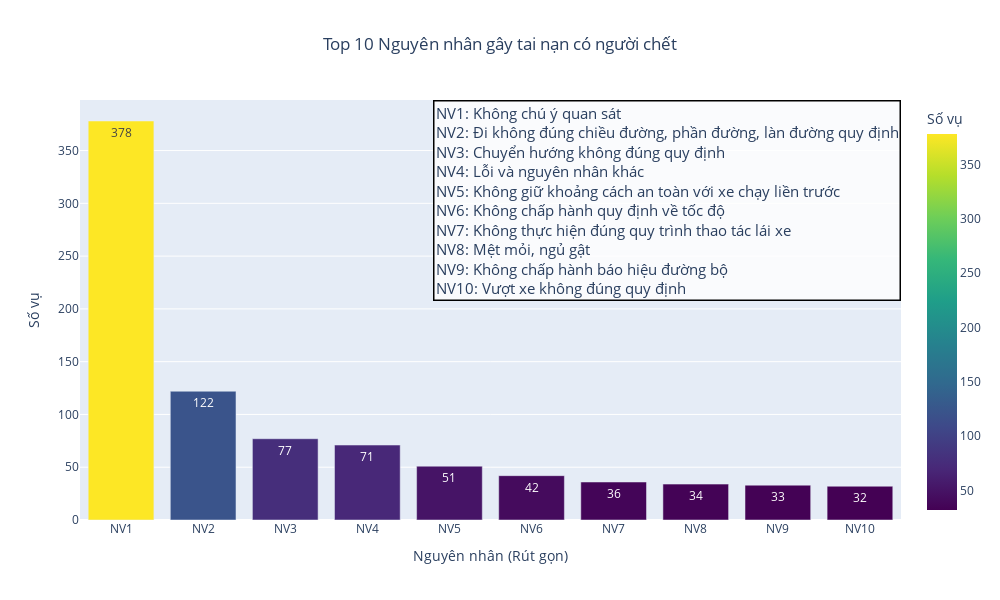

Notebook source saved alongside this figure:
### Markdown cell above
## DASH2

### Code cell
import plotly.express as px
import ast

# Extract individual causes from the 'Nguyên nhân và Lỗi vi phạm' column
data['Nguyên nhân'] = data['Nguyên nhân và Lỗi vi phạm'].apply(
    lambda x: ast.literal_eval(x) if isinstance(x, str) else []
)

# Explode the list of causes into separate rows
exploded_causes = data.explode('Nguyên nhân')

# Filter for accidents with at least one death
fatal_accidents = exploded_causes[exploded_causes['Số người chết'] >= 1]

# Count the top 10 individual causes
cause_counts = fatal_accidents['Nguyên nhân'].value_counts().head(10).reset_index()
cause_counts.columns = ['Nguyên nhân', 'Số vụ']

# Abbreviate the top causes as NV1, NV2, ..., and create a mapping for the legend
cause_counts['Abbreviation'] = ['NV' + str(i + 1) for i in range(len(cause_counts))]

# Plot the data with Plotly
fig = px.bar(
    cause_counts, 
    x='Abbreviation', 
    y='Số vụ', 
    text='Số vụ',
    color='Số vụ', 
    title='Top 10 Nguyên nhân gây tai nạn có người chết',
    color_continuous_scale='Viridis',
    labels={'Abbreviation': 'Nguyên nhân (Rút gọn)', 'Số vụ': 'Số vụ'}
)

# Add full cause descriptions as hover data
fig.update_traces(
    hovertemplate="Nguyên nhân: %{customdata[0]}<br>Số vụ: %{y}",
    customdata=cause_counts[['Nguyên nhân']].values
)

# Add annotations for the legend
annotations_text = "<br>".join([f"{row['Abbreviation']}: {row['Nguyên nhân']}" for _, row in cause_counts.iterrows()])
fig.add_annotation(
    text=annotations_text,
    xref="paper", yref="paper",
    x=1, y=1,  # Position the legend to the right of the chart
    showarrow=False,
    align="left",
    font=dict(size=15),
    bgcolor="rgba(255, 255, 255, 0.8)",  # Add background color
    bordercolor="black",
    borderwidth=1.5
)

# Customize layout
fig.update_layout(
    title_x=0.5,  # Center the title
    xaxis_title='Nguyên nhân (Rút gọn)',
    yaxis_title='Số vụ',
    font=dict(size=12),  # Set default font size
    legend_title="Nguyên nhân",
    width=1000,  # Adjust width to make room for annotations
    height=600  # Adjust height
)

# Show the figure
fig.show()

### Figure 1 — Plotly figure (JSON) as saved in the notebook; plotly's stock layout.template omitted (floating-point values rounded to 4 significant figures)
{"data": [{"alignmentgroup": "True", "customdata": [["Không chú ý quan sát"], ["Đi không đúng chiều đường, phần đường, làn đường quy định"], ["Chuyển hướng không đúng quy định"], ["Lỗi và nguyên nhân khác"], ["Không giữ khoảng cách an toàn với xe chạy liền trước"], ["Không chấp hành quy định về tốc độ"], ["Không thực hiện đúng quy trình thao tác lái xe"], ["Mệt mỏi, ngủ gật"], ["Không chấp hành báo hiệu đường bộ"], ["Vượt xe không đúng quy định"]], "hovertemplate": "Nguyên nhân: %{customdata[0]}<br>Số vụ: %{y}", "legendgroup": "", "marker": {"color": [378, 122, 77, 71, 51, 42, 36, 34, 33, 32], "coloraxis": "coloraxis", "pattern": {"shape": ""}}, "name": "", "offsetgroup": "", "orientation": "v", "showlegend": false, "text": [378, 122, 77, 71, 51, 42, 36, 34, 33, 32], "textposition": "auto", "type": "bar", "x": ["NV1", "NV2", "NV3", "NV4", "NV5", "NV6", "NV7", "NV8", "NV9", "NV10"], "xaxis": "x", "y": [378, 122, 77, 71, 51, 42, 36, 34, 33, 32], "yaxis": "y"}], "layout": {"annotations": [{"align": "left", "bgcolor": "rgba(255, 255, 255, 0.8)", "bordercolor": "black", "borderwidth": 1.5, "font": {"size": 15}, "showarrow": false, "text": "NV1: Không chú ý quan sát<br>NV2: Đi không đúng chiều đường, phần đường, làn đường quy định<br>NV3: Chuyển hướng không đúng quy định<br>NV4: Lỗi và nguyên nhân khác<br>NV5: Không giữ khoảng cách an toàn với xe chạy liền trước<br>NV6: Không chấp hành quy định về tốc độ<br>NV7: Không thực hiện đúng quy trình thao tác lái xe<br>NV8: Mệt mỏi, ngủ gật<br>NV9: Không chấp hành báo hiệu đường bộ<br>NV10: Vượt xe không đúng quy định", "x": 1, "xref": "paper", "y": 1, "yref": "paper"}], "barmode": "relative", "coloraxis": {"colorbar": {"title": {"text": "Số vụ"}}, "colorscale": [[0, "#440154"], [0.1111, "#482878"], [0.2222, "#3e4989"], [0.3333, "#31688e"], [0.4444, "#26828e"], [0.5556, "#1f9e89"], [0.6667, "#35b779"], [0.7778, "#6ece58"], [0.8889, "#b5de2b"], [1, "#fde725"]]}, "font": {"size": 12}, "height": 600, "legend": {"title": {"text": "Nguyên nhân"}, "tracegroupgap": 0}, "title": {"text": "Top 10 Nguyên nhân gây tai nạn có người chết", "x": 0.5}, "width": 1000, "xaxis": {"anchor": "y", "autorange": true, "domain": [0, 1], "range": [-0.5, 9.5], "title": {"text": "Nguyên nhân (Rút gọn)"}, "type": "category"}, "yaxis": {"anchor": "x", "autorange": true, "domain": [0, 1], "range": [0, 397.9], "title": {"text": "Số vụ"}, "type": "linear"}}}
